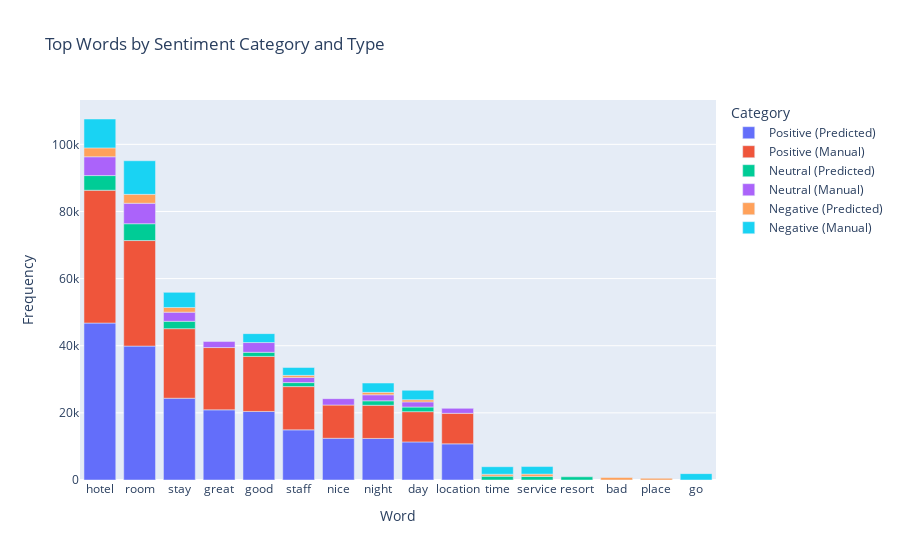

The cell this chart's notebook holds for it:
### Markdown cell above
# Word Frequency analysis

### Code cell
from sklearn.feature_extraction.text import CountVectorizer

# Function to get top words
def get_top_words(corpus, n=None):
    vec = CountVectorizer().fit(corpus)
    bag_of_words = vec.transform(corpus)
    sum_words = bag_of_words.sum(axis=0)
    words_freq = [(word, sum_words[0, idx]) for word, idx in vec.vocabulary_.items()]
    words_freq = sorted(words_freq, key=lambda x: x[1], reverse=True)
    return words_freq[:n]

# Categories and Sentiment Types
categories = ['Positive', 'Neutral', 'Negative']
combined_df = pd.DataFrame()

# Extract and append top words data
for category in categories:
    for sentiment_type in ['Predicted', 'Manual']:
        column_name = f'Sentiment_{sentiment_type}'
        corpus = df[df[column_name] == category]['lemmas']
        top_words = get_top_words(corpus, 10)
        temp_df = pd.DataFrame(top_words, columns=['Word', 'Frequency'])
        temp_df['Category'] = f'{category} ({sentiment_type})'
        combined_df = pd.concat([combined_df, temp_df])

# Plotting all categories in one graph
fig = px.bar(combined_df, x='Word', y='Frequency', color='Category', title='Top Words by Sentiment Category and Type',
             category_orders={"Category": [f"{c} ({t})" for c in categories for t in ['Predicted', 'Manual']]})
fig.show()

### Figure 1 — Plotly figure (JSON) as saved in the notebook; plotly's stock layout.template omitted (floating-point values rounded to 4 significant figures)
{"data": [{"alignmentgroup": "True", "hovertemplate": "Category=Positive (Predicted)<br>Word=%{x}<br>Frequency=%{y}<extra></extra>", "legendgroup": "Positive (Predicted)", "marker": {"color": "#636efa", "pattern": {"shape": ""}}, "name": "Positive (Predicted)", "offsetgroup": "Positive (Predicted)", "orientation": "v", "showlegend": true, "textposition": "auto", "type": "bar", "x": ["hotel", "room", "stay", "great", "good", "staff", "nice", "night", "day", "location"], "xaxis": "x", "y": [46758, 39896, 24362, 20907, 20422, 14934, 12430, 12382, 11342, 10768], "yaxis": "y"}, {"alignmentgroup": "True", "hovertemplate": "Category=Positive (Manual)<br>Word=%{x}<br>Frequency=%{y}<extra></extra>", "legendgroup": "Positive (Manual)", "marker": {"color": "#EF553B", "pattern": {"shape": ""}}, "name": "Positive (Manual)", "offsetgroup": "Positive (Manual)", "orientation": "v", "showlegend": true, "textposition": "auto", "type": "bar", "x": ["hotel", "room", "stay", "great", "good", "staff", "nice", "night", "location", "day"], "xaxis": "x", "y": [39569, 31443, 20726, 18554, 16397, 12891, 9907, 9879, 9098, 9016], "yaxis": "y"}, {"alignmentgroup": "True", "hovertemplate": "Category=Neutral (Predicted)<br>Word=%{x}<br>Frequency=%{y}<extra></extra>", "legendgroup": "Neutral (Predicted)", "marker": {"color": "#00cc96", "pattern": {"shape": ""}}, "name": "Neutral (Predicted)", "offsetgroup": "Neutral (Predicted)", "orientation": "v", "showlegend": true, "textposition": "auto", "type": "bar", "x": ["room", "hotel", "stay", "day", "night", "good", "staff", "time", "service", "resort"], "xaxis": "x", "y": [5012, 4370, 2191, 1384, 1333, 1230, 1197, 1148, 1063, 949], "yaxis": "y"}, {"alignmentgroup": "True", "hovertemplate": "Category=Neutral (Manual)<br>Word=%{x}<br>Frequency=%{y}<extra></extra>", "legendgroup": "Neutral (Manual)", "marker": {"color": "#ab63fa", "pattern": {"shape": ""}}, "name": "Neutral (Manual)", "offsetgroup": "Neutral (Manual)", "orientation": "v", "showlegend": true, "textposition": "auto", "type": "bar", "x": ["room", "hotel", "good", "stay", "nice", "great", "night", "staff", "day", "location"], "xaxis": "x", "y": [6104, 5603, 2901, 2725, 1897, 1790, 1789, 1534, 1531, 1478], "yaxis": "y"}, {"alignmentgroup": "True", "hovertemplate": "Category=Negative (Predicted)<br>Word=%{x}<br>Frequency=%{y}<extra></extra>", "legendgroup": "Negative (Predicted)", "marker": {"color": "#FFA15A", "pattern": {"shape": ""}}, "name": "Negative (Predicted)", "offsetgroup": "Negative (Predicted)", "orientation": "v", "showlegend": true, "textposition": "auto", "type": "bar", "x": ["hotel", "room", "stay", "bad", "night", "service", "day", "staff", "time", "place"], "xaxis": "x", "y": [2648, 2647, 1399, 749, 729, 689, 638, 623, 568, 505], "yaxis": "y"}, {"alignmentgroup": "True", "hovertemplate": "Category=Negative (Manual)<br>Word=%{x}<br>Frequency=%{y}<extra></extra>", "legendgroup": "Negative (Manual)", "marker": {"color": "#19d3f3", "pattern": {"shape": ""}}, "name": "Negative (Manual)", "offsetgroup": "Negative (Manual)", "orientation": "v", "showlegend": true, "textposition": "auto", "type": "bar", "x": ["room", "hotel", "stay", "day", "night", "good", "staff", "service", "time", "go"], "xaxis": "x", "y": [10008, 8604, 4501, 2817, 2776, 2659, 2329, 2257, 2242, 1894], "yaxis": "y"}], "layout": {"barmode": "relative", "legend": {"title": {"text": "Category"}, "tracegroupgap": 0}, "title": {"text": "Top Words by Sentiment Category and Type"}, "xaxis": {"anchor": "y", "domain": [0, 1], "title": {"text": "Word"}}, "yaxis": {"anchor": "x", "domain": [0, 1], "title": {"text": "Frequency"}}}}
